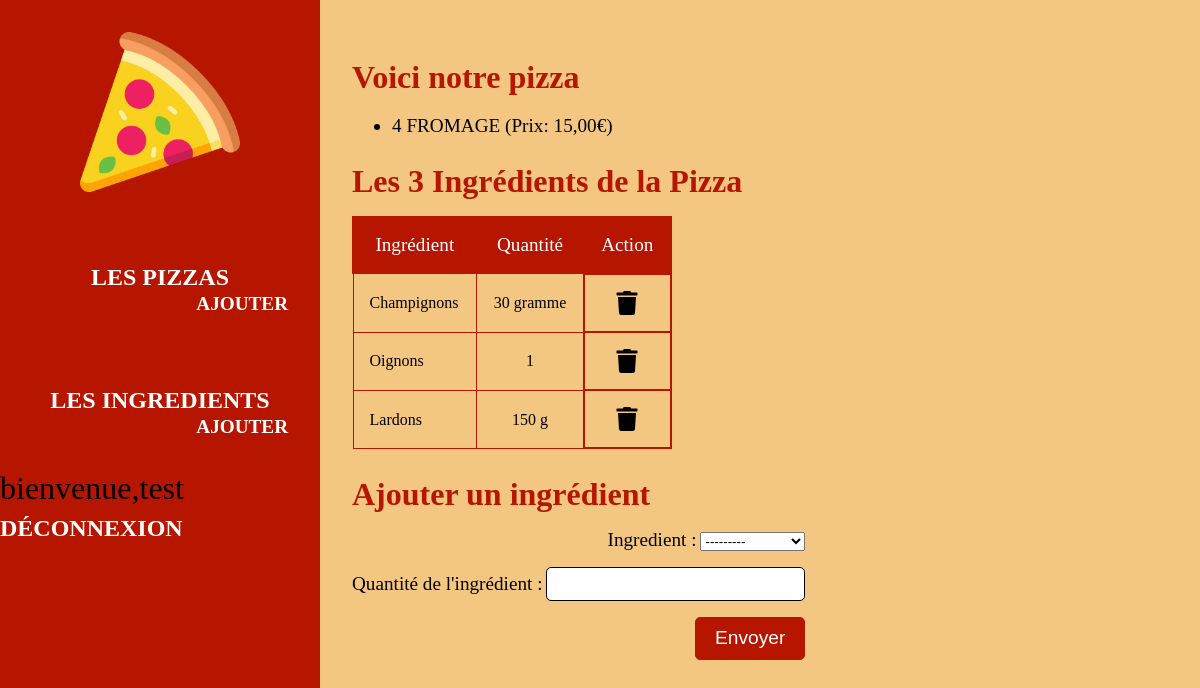
The page /pizzas/3/ (signed in) on the database its author committed.
### applipizza/models.py (models this page shows, shortened)
class Pizza(models.Model):
    idPizza = models.AutoField(primary_key=True)
    nomPizza = models.CharField(max_length=50, verbose_name="Nom de la pizza")
    prixPizza = models.DecimalField(max_digits=4, decimal_places=2, verbose_name="Prix de la pizza")

class Ingredient(models.Model):
    idIngredient = models.AutoField(primary_key=True)
    nomIngredient = models.CharField(max_length=50, verbose_name="Nom de l'ingrédient")

class Composition(models.Model):
    class Meta:
        unique_together = (('ingredient', 'pizza'))
    idComposition = models.AutoField(primary_key=True)
    ingredient = models.ForeignKey(Ingredient, on_delete=models.CASCADE)
    pizza = models.ForeignKey(Pizza, on_delete=models.CASCADE)
    quantite = models.CharField(max_length=100, verbose_name="Quantité de l'ingrédient")

### applipizza/views.py (the view)
# urls.py: path('pizzas/<int:pizza_id>/', views.pizza),
def pizza(request, pizza_id):
    formulaire = CompositionForm(pizza_id)
    laPizza = Pizza.objects.get(idPizza=pizza_id)
    laComposition = Composition.objects.filter(pizza_id=pizza_id)
    lesIngredients = []
    for c in laComposition:
        lesIngredients.append({'ingr': Ingredient.objects.get(idIngredient=c.ingredient_id), 'qte': c.quantite,
                               'idCompo': c.idComposition})
    return render(request, 'applipizza/pizza.html',
                  {'pizza': laPizza, 'ingredients': lesIngredients, 'form': formulaire})

### applipizza/forms.py
class CompositionForm(ModelForm):
    def __init__(self, idPizza, *args, **kwargs):
        super().__init__(*args, **kwargs)
        pizza = Pizza.objects.get(idPizza=idPizza)
        used_ingredients = Composition.objects.filter(pizza=pizza).values_list('ingredient', flat=True)
        self.fields['ingredient'].label_from_instance = lambda obj: obj.nomIngredient.capitalize()
    class Meta:
        model = Composition
        fields = ['ingredient', 'quantite']

### applipizza/templates/applipizza/pizza.html (shortened to what this page needs)
{% extends 'applipizza/base.html' %}
{% block content %}
    {% load static %}
    <h2 class="title">Voici notre pizza</h2>
    <ul>
        <li>{{ pizza.nomPizza|upper }} (Prix: {{ pizza.prixPizza }}€)</li>
    </ul>
    {% if ingredients|length  == 1 %}
        <h2 class="title">L'ingrédients de la Pizza</h2>
    {% elif ingredients|length > 1 %}
        <h2 class="title">Les {{ ingredients|length }} Ingrédients de la Pizza</h2>
    {% else %}
        <h2 class="title">La Pizza n'a pas encore d'ingrédients</h2>
    {% endif %}
    {% if ingredients|length > 0 %}
        <table id="ingredient_pizza">
            <thead>
            <tr>
                <td>Ingrédient</td>
                <td>Quantité</td>
                {% if user.is_authenticated %}
                    <td>Action</td>
                {% endif %}
            </tr>
            </thead>
            <tbody>
            {% for i in ingredients %}
                <tr>
                    <td>{{ i.ingr.nomIngredient|capfirst }}</td>
                    <td>{{ i.qte }}</td>
                    {% if user.is_authenticated %}
                        <td>
                            <a class="btn-del" href="/pizzas/{{ pizza.idPizza }}/deleteIngredient/{{ i.idCompo }}">
                                <img src="{% static 'applipizza/img/trash-solid.svg' %}" alt="logo_trash">
                            </a>
                        </td>
                    {% endif %}
                </tr>
            {% endfor %}
            </tbody>
        </table>
    {% endif %}
    {% if user.is_authenticated %}
        <h2 class="title">Ajouter un ingrédient</h2>
        <section class="form_container">
            <form class="form add-ingredient" action="/pizzas/{{ pizza.idPizza }}/addIngredient/" method="post">
                {{ form.as_div }}
                <input type="submit" value="Envoyer">
            </form>
        </section>
    {% endif %}
{% endblock %}

### applipizza/templates/applipizza/base.html (shortened to what this page needs)
{% load static %}
<!doctype html>
<html lang="en">
<head>
    <link rel="stylesheet" href="{% static 'applipizza/css/styles.css' %}">
</head>
<body>
<header>
    <div id="logo">
        <img src="{% static 'applipizza/img/pizza.png' %}" alt='logo_pizza'>
    </div>
    <nav>
        <div class="nav_section">
            <div class="nav_main">
                <a href="/pizzas/" {% if request.path == '/pizzas/' %}class="active"{% endif %}>Les Pizzas</a>
            </div>
            {% if user.is_authenticated %}
                <div class="nav_sub">
                    <a href="/pizzas/add/" {% if request.path == '/pizzas/add/' %}class="active"{% endif %}>Ajouter</a>
                </div>
            {% endif %}
        </div>
        <div class="nav_section">
            <div class="nav_main">
                <a href="/ingredients/" {% if request.path == '/ingredients/' %}class="active"{% endif %}>Les
                    Ingredients</a>
            </div>
            {% if user.is_authenticated %}
                <div class="nav_sub">
                    <a href="/ingredients/add/" {% if request.path == '/ingredients/add/' %}class="active"{% endif %}>Ajouter</a>
                </div>
            {% endif %}
        </div>
        {% if user.is_authenticated %}
            <div id='logout'>
                <span>bienvenue,{{ user }}</span>
                <a href="{% url 'logout' %}">Déconnexion</a>
            </div>
        {% else %}
            <div id='login'>
                <a href="{% url 'login' %}">Connexion</a>
            </div>
        {% endif %}
    </nav>
</header>
<main>
    {% block content %}{% endblock %}
</main>
</body>
</html>

### applipizza/static/applipizza/css/styles.css (style rules this page uses)
:root { --primary-red : #B61500; --primary-yellow : #ffac0e; --primary-orange : #dc6b29; --seconday : #f3c681; --white : #fff; --seconday-orange : #efb763; }
html { font-family : Poppins, serif; width : 100%; height : 100%; }
html::after { content : "Appli Pizza"; font-size : 1.5rem; display : block; position : absolute; bottom : 1em; right : 1em; }
body { margin : 0; padding : 0; display : grid; grid-template-columns : 20em 1fr; grid-template-rows : 5em 1fr; grid-template-areas : "header header" "content content"; }
header { width : 20em; height : 100vh; background-color : var(--primary-red); padding : 2rem 0; box-sizing : border-box; }
header #logo { width : 100%; display : flex; align-items : center; justify-content : center; }
header #logo img { width : 10em; height : 10em; animation : bound 2s ease-in-out infinite; }
header nav { margin-top : 2rem; font-size : 2rem; display : flex; align-items : center; justify-content : center; flex-direction : column; }
header nav a { color : var(--white); text-decoration : none; font-weight : bold; text-transform : uppercase; transition : color 0.3s; font-size : 1.5rem; }
header nav .nav_section { width : 100%; display : flex; flex-direction : column; justify-content : center; align-items : center; padding : 1em 0; }
header nav .nav_sub a { font-size : 1.2rem; }
header nav .nav_sub { display : flex; align-items : flex-end; justify-content : center; flex-direction : column; width : 100%; padding : 0 1em; box-sizing : border-box; }
main { height : 100vh; width : 100%; background-color : var(--seconday); padding : 2rem; box-sizing : border-box; }
.title { font-size : 2rem; font-weight : 700; color : var(--primary-red); margin-bottom : 1rem; }
#ingredient_pizza { border-collapse : collapse; min-width : 20em; }
#ingredient_pizza thead { background-color : var(--primary-red); color : var(--white); font-weight : 500; font-size : 1.2rem; }
#ingredient_pizza thead td { padding : 1rem; text-align : center; border : 2px solid var(--primary-red); }
#ingredient_pizza tbody td { padding : 1rem; border : 1px solid var(--primary-red); }
#ingredient_pizza { border : 1px solid var(--primary-red); }
#ingredient_pizza tbody td:not(:nth-child(1)) { text-align : center; }
#ingredient_pizza tbody td:nth-child(3) { display: flex; justify-content: center; align-items: center; }
main ul { font-size : 1.2em; }
.form_container { width : 100%; display : flex; justify-content : flex-start; align-items : center; }
.form { display : flex; flex-direction : column; justify-content : center; align-items : flex-end; width : auto; }
.form > div { margin-bottom : 1em; }
.form > div label { font-size : 1.2em; }
.form > div input { font-size : 1.2em; border : 1px solid #000; border-radius : 5px; padding : 5px; outline : none; }
.form input[type="submit"], .btn { font-size : 1.2em; border : 1px solid var(--primary-red); border-radius : 5px; padding : 0.5em 1em; outline : none; cursor : pointer; background-color : var(--primary-red); color : var(--white); font-weight : 400; transition : color 0.4s; }
#ingredient_pizza .btn-del img { width : 1.5rem; height : 1.5rem; }
#ingredient_pizza .btn-del { display : flex; justify-content : center; align-items : center; }

### rows shown on the page
Pizza: nomPizza "4 FROMAGE", prixPizza "15,00"
Ingredient: ingr.nomIngredient "Champignons", qte "30 gramme"
Ingredient: ingr.nomIngredient "Oignons", qte "1"
Ingredient: ingr.nomIngredient "Lardons", qte "150 g"

### other values the page prints
{{ user }} "test"
{{ ingredients|length }} "3"
